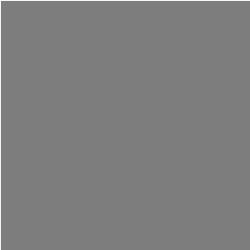
Frame 1 (no input)
Frame 60 (the mouse pressed at the canvas centre just before this capture): identical to frame 1, image omitted
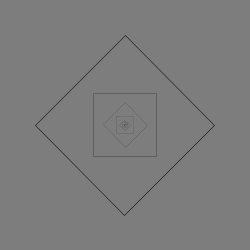
Frame 120 (the mouse held since frame 60 and released just before this capture)

The Processing sketch that drew these frames (run headless with seeded random() and noise(); from frame 60 on, the mouse is pressed at the canvas centre):

// Processing sketch: processing_95900
// ── processing_95900.pde

void setup()
{
  size(250,250);
}

void draw()
{
  noFill();
  background(125);
  translate(width/2,height/2);

  float sc = map(mouseX,0,width,1.0,0.01);
  float ro = map(mouseY,0,height,0,HALF_PI);
  
  for(int n =1; n<50 ;n++)
  {
    stroke(n*5);
    scale(sc);
    rotate(ro);
    rect(-width/2,-height/2,width, height);
  }
}
